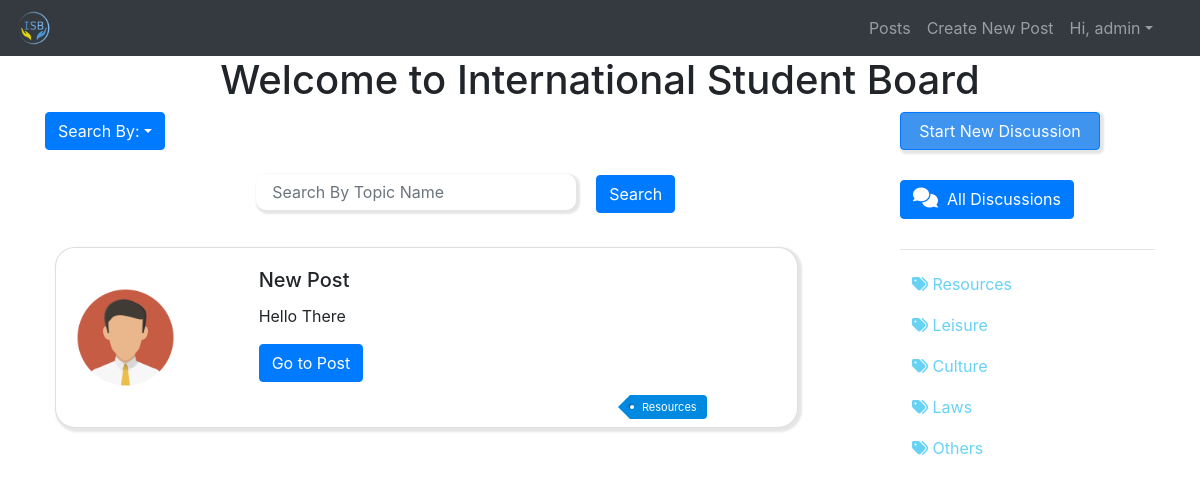
Page /posts/Resources/ (signed in) on the committed database.
### posts/models.py (models this page shows)
class Post(models.Model):
    tags = (
        ('Resources', 'Resources'),
        ('Documents', 'Documents'),
        ('Leisure', 'Leisure'),
        ('Culture', 'Culture'),
        ('Laws', 'Laws'),
        ('Other', 'Other'),
    )
    text = models.CharField(max_length=400, null=True)
    description = models.TextField(max_length=2000, null=True)
    date_created = models.DateTimeField(auto_now_add=True, null=True)
    userid = models.ForeignKey(User, null=True, on_delete=models.SET_NULL)
    tag = models.CharField(max_length=200, null=True, choices=tags)
    def __str__(self):
        return self.text + str(self.id)

### posts/views.py (the view)
# urls.py: path('posts/<str:tag>/', views.viewTags, name="posts"),
@login_required(login_url='login')
def viewTags(request, tag):
    posts = Post.objects.filter(tag=tag)
    print(posts)
    myFilter = PostFilter(request.GET, queryset=posts)
    posts = myFilter.qs
    print(posts)
    context = {'posts': posts, 'myFilter': myFilter, 'length' : len(posts)}
    return render(request, 'posts/dashboard.html', context)

### posts/templates/posts/dashboard.html (shortened to what this page needs)
{% extends 'posts/main.html' %}
{% load widget_tweaks %}
{% load static %}
{% block content %}
    <h1 id="homePageText">Welcome to International Student Board</h1>
    <div class="container">
        <div class="row">
            <div class="col-9">
                <div>
                    <div class="dropdown">
                        <button class="btn btn-primary dropdown-toggle" data-toggle="dropdown" aria-expanded="false" id="filter" type="button">Search By:</button>
                    </div>
                </div>
                <br>
                <div id="search">
                    <form method="get" id ="textForm">
                        {{ myFilter.form.text |add_class:"form-control mx-sm-3"|attr:"placeholder: Search By Topic Name"|attr:"id:searchBarText" }}
                        <button class="btn btn-primary" type="submit">Search</button>
                    </form>
                </div>
                {% for post in posts %}
                    <br>
                    <div class="card" id="card-homePage">
                        <div class="card-body">
                            <div class="row">
                                <div class="col-3">
                                    <img id="thread-img" src="{% static '/images/avatar.png' %}" />
                                </div>
                                <div class="col-8">
                                    <h5 class="card-title">{{ post.text }}</h5>
                                    <p class="card-text">{{ post.description }}</p>
                                    <ul class="tags">
                                        <li><a href="#">{{post.tag}}</a></li>
                                    </ul>
                                    <a href="{% url 'post' post.id %}" class="btn btn-primary">Go to Post</a>
                                </div>
                            </div>
                        </div>
                    </div>
                {% endfor %}
            </div>
            <div class="col-3">
                <button class="btn btn-primary" onclick="window.location.href='{% url "createpost" %}';" id="new-discussion" type="button" style="background-color: rgb(63,148,239);">Start New Discussion</button>
                <div id="followinOptions">
                    <button onclick="window.location.href='{% url "home" %}';" class="btn btn-primary" id="followOption" type="button">
                        <i class="fa fa-comments" style="height: 24px;font-size: 20px;"></i>
                        All Discussions
                    </button>
                </div>
                <hr/>
                <button onclick="window.location.href='{% url "posts" "Resources" %}';" class=" followOption btn btn-primary" type="button">
                    <i class="fas fa-tags"></i>
                    Resources
                </button>
                <button onclick="window.location.href='{% url "posts" "Leisure" %}';" class="btn btn-primary followOption" type="button">
                    <i class="fas fa-tags"></i>
                    Leisure
                </button>
                <button onclick="window.location.href='{% url "posts" "Culture" %}';" class="btn btn-primary followOption" type="button">
                    <i class="fas fa-tags"></i>
                    Culture
                </button>
                <button onclick="window.location.href='{% url "posts" "Laws" %}';" class="btn btn-primary followOption" type="button">
                    <i class="fas fa-tags"></i>
                    Laws
                </button>
                <button onclick="window.location.href='{% url "posts" "Others" %}';" class="btn btn-primary followOption" type="button">
                    <i class="fas fa-tags"></i>
                    Others
                </button>
            </div>
        </div>
    </div>
{% endblock %}

### posts/templates/posts/navbar.html (shortened to what this page needs)
{% load static %}
<nav class="navbar navbar-expand-lg navbar-dark bg-dark">
  <div class="collapse navbar-collapse" id="navbarTogglerDemo01">
    <a class="navbar-brand" href="{% url 'home' %}"><img id="logo" src="{% static '/images/logo.png' %}"></a>
    <ul class="navbar-nav ml-auto mt-2 mt-lg-0" id = "navbar">
        {% if request.user.is_authenticated %}
            <li class="nav-item">
                <a class="nav-item nav-link" href="{% url 'home' %}">Posts</a>
            </li>
            <li class="nav-item">
                <a class="nav-item nav-link" href="{% url 'createpost' %}">Create New Post</a>
            </li>
            <li class="nav-item dropdown">
                <a class="nav-link dropdown-toggle" data-toggle="dropdown" href="#" role="button" aria-haspopup="true" aria-expanded="false">Hi, {{ request.user.username }}</a>
            </li>
        {% endif %}
    </ul>
  </div>
</nav>

### Static/css/main.css (style rules this page uses)
#logo { height: 100%; width: 100%; }
.navbar-brand { display: inline-block; height: 3%; width: 3%; margin: 0; padding:0; margin-right: 2%; }
#card-homePage { border-radius: 40px; width: 90%; margin: 10px; box-shadow: 2px 2px 2px 2px rgba(0,0,0,.1); border-radius: 20px; }
#navbar { margin: 0 2%; }
#thread-img { border-radius: 50px; height: 99px; width: 99px; margin: 20px 0; max-height: inherit; max-width: 100%; }
#homePageText { text-align: center; }
#new-discussion { width: 200px; box-shadow: 2px 2px 2px 2px rgba(0,0,0,.1); }
#followinOptions { margin: 30px 0; }
.followOption { color: rgb(104,210,245); background-color: white; text-decoration: none; border: none; display: block; margin: 5px 0; }
#searchBarText { display: inline-block; width: 20rem; border-radius: 10px; border: none; box-shadow: 2px 2px 2px 2px rgba(0,0,0,.1); }
#search { text-align: center; margin: 0 auto; }
.tags { margin:0; padding:0; position:absolute; right:24px; bottom:-12px; list-style:none; }
.tags li, .tags a { float:left; height:24px; line-height:24px; position:relative; font-size:11px; }
.tags a { margin-left:20px; padding:0 10px 0 12px; background:#0089e0; color:#fff; text-decoration:none; -moz-border-radius-bottomright:4px; -webkit-border-bottom-right-radius:4px; border-bottom-right-radius:4px; -moz-border-radius-topright:4px; -webkit-border-top-right-radius:4px; border-top-right-radius:4px; }
.tags a:before { content:""; float:left; position:absolute; top:0; left:-12px; width:0; height:0; border-color:transparent #0089e0 transparent transparent; border-style:solid; border-width:12px 12px 12px 0; }
.tags a:after { content:""; position:absolute; top:10px; left:0; float:left; width:4px; height:4px; -moz-border-radius:2px; -webkit-border-radius:2px; border-radius:2px; background:#fff; -moz-box-shadow:-1px -1px 2px #004977; -webkit-box-shadow:-1px -1px 2px #004977; box-shadow:-1px -1px 2px #004977; }

### rows in the picture
Post: text "New Post", description "Hello There", tag "Resources"

### other values in the picture
{{ request.user.username }} "admin"
